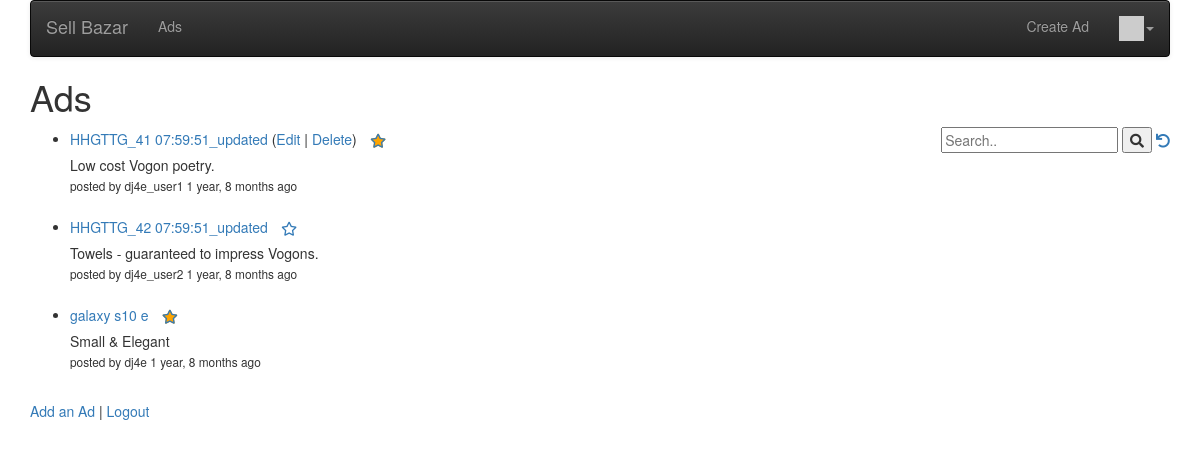
Screenshot of /ads/ (signed in) with the database file from the repository.
### ads/models.py (models this page shows, shortened)
class Ad(models.Model) :
    title = models.CharField(
            max_length=200,
            validators=[MinLengthValidator(2, "Title must be greater than 2 characters")]
    )
    price = models.DecimalField(max_digits=7, decimal_places=2, null=True)
    text = models.TextField()
    owner = models.ForeignKey(settings.AUTH_USER_MODEL, on_delete=models.CASCADE)
    comments = models.ManyToManyField(settings.AUTH_USER_MODEL, through='Comment', related_name='comments_owned')
    favorites = models.ManyToManyField(settings.AUTH_USER_MODEL, through='Fav', related_name='favorite_ads')
    picture = models.BinaryField(null=True, editable=True)
    content_type = models.CharField(max_length=256, null=True, help_text='The MIMEType of the file')
    created_at = models.DateTimeField(auto_now_add=True)
    updated_at = models.DateTimeField(auto_now=True)

### ads/views.py (the view)
# urls.py: path('', views.AdListView.as_view(), name='all'),
class AdListView(OwnerListView):
    model = Ad
    template_name = "ads/ad_list.html"
    def get(self, request) :
        strval =  request.GET.get("search", False)
        if strval :
            query = Q(title__contains=strval)
            query.add(Q(text__contains=strval), Q.OR)
            ad_list = Ad.objects.filter(query).select_related().order_by('-updated_at')[:10]
        else :
            ad_list = Ad.objects.all()
        favorites = list()
        if request.user.is_authenticated:
            rows = request.user.favorite_ads.values('id')
            favorites = [ row['id'] for row in rows ]
        ctx = {'ad_list' : ad_list, 'favorites': favorites, 'search':strval}
        return render(request, self.template_name, ctx)

### home/context_processors.py (called while the page is built)
def settings(request):
    return {
        'settings': django_settings,
    }

### home/templatetags/app_tags.py (called while the page is built)
@register.filter(name='gravatar')
def gravatar(user, size=35):
    email = str(user.email.strip().lower()).encode('utf-8')
    email_hash = md5(email).hexdigest()
    url = "//www.gravatar.com/avatar/{0}?s={1}&d=identicon&r=PG"
    return url.format(email_hash, size)

### ads/templates/ads/ad_list.html (shortened to what this page needs)
{% extends "base_menu.html" %}
{% load humanize %}
{% block content %}
<h1>Ads</h1>
<div style="float:right">
<form>
  <input type="text" placeholder="Search.." name="search"
  {% if search %} value="{{ search }}" {% endif %}>
  <button type="submit"><i class="fa fa-search"></i></button>
  <a href="{% url 'ads:all' %}"><i class="fa fa-undo"></i></a>
</form>
</div>
<p>
{% if ad_list %}
<ul>
  {% for ad in ad_list %}
    <li>
        <a href="{% url 'ads:ad_detail'  ad.id %}">{{ ad.title }}</a>
        {% if ad.owner == user %}
        (<a href="{% url 'ads:ad_update' ad.id %}">Edit</a> |
        <a href="{% url 'ads:ad_delete' ad.id %}">Delete</a>)
        {% endif %}
        {% if user.is_authenticated %}
        <a href="#" onclick=
            "favPost('{% url 'ads:ad_unfavorite' ad.id %}', {{ ad.id }} );return false;"
            id="favorite_star_{{ad.id}}">
        <span class="fa-stack" style="vertical-align: middle;">
        <i class="fa fa-star fa-stack-1x" style="color: orange;"></i>
        <i class="fa fa-star-o fa-stack-1x"></i>
        </span>
        </a>
        <a href="#" onclick=
             "favPost('{% url 'ads:ad_favorite' ad.id %}', {{ ad.id }} );return false;"
            id="unfavorite_star_{{ad.id}}">
        <span class="fa-stack" style="vertical-align: middle;">
        <i class="fa fa-star-o fa-stack-1x"></i>
        </span>
        </a>
        {% endif %}
        <div style="left:10px">
            {% if ad.text|length < 50 %}
                {{ ad.text }}
            {% else %}
                {{ ad.text|slice:"0:50" }}
                <a href="{% url 'ads:ad_detail'  ad.id %}">...</a>
            {% endif %}
        </div>
        <small>
           posted by {{ ad.owner }}
        	{{ ad.updated_at|naturaltime }}
        </small>
    </li>
    <br/>
  {% endfor %}
</ul>
{% else %}
  <p>There are no ads in the database.</p>
{% endif %}
</p>
<p>
<a href="{% url 'ads:ad_create' %}">Add an Ad</a> |
{% if user.is_authenticated %}
<a href="{% url 'logout' %}?next={% url 'ads:all' %}">Logout</a>
{% else %}
<a href="{% url 'login' %}?next={% url 'ads:all' %}">Login</a>
{% endif %}
</p>
{% endblock %}

### rows the page displays
Ad: title "HHGTTG_41 07:59:51_updated", shows "Edit", text "Low cost Vogon poetry.", owner "dj4e_user1", updated_at "1 year, 8 months ago"
Ad: title "HHGTTG_42 07:59:51_updated", text "Towels - guaranteed to impress Vogons.", owner "dj4e_user2", updated_at "1 year, 8 months ago"
Ad: title "galaxy s10 e", text "Small & Elegant", owner "dj4e", updated_at "1 year, 8 months ago"

### other values shown
{{ settings.APP_NAME }} "Sell Bazar"
